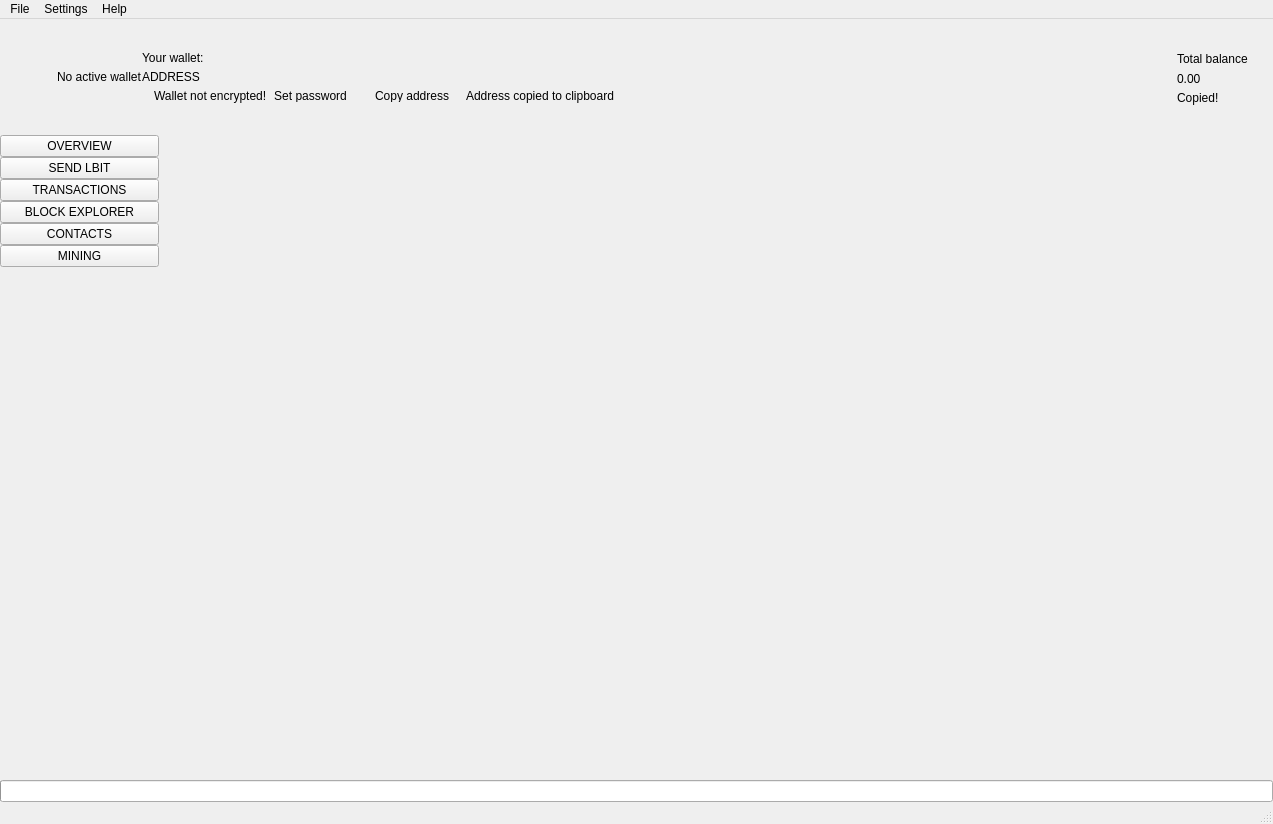
 <widget class="QMainWindow" name="MainWindow">
  <property name="geometry">
   <rect>
    <x>0</x>
    <y>0</y>
    <width>1273</width>
    <height>824</height>
   </rect>
  </property>
  <property name="sizePolicy">
   <sizepolicy hsizetype="Preferred" vsizetype="Preferred">
    <horstretch>0</horstretch>
    <verstretch>0</verstretch>
   </sizepolicy>
  </property>
  <property name="minimumSize">
   <size>
    <width>1260</width>
    <height>600</height>
   </size>
  </property>
  <property name="maximumSize">
   <size>
    <width>16777215</width>
    <height>16777215</height>
   </size>
  </property>
  <property name="windowTitle">
   <string>MainWindow</string>
  </property>
  <property name="windowIcon">
   <iconset>
    <normaloff>:/images/lithiumbit</normaloff>:/images/lithiumbit</iconset>
  </property>
  <widget class="QWidget" name="centralwidget">
   <layout class="QVBoxLayout" name="verticalLayout_2">
    <property name="spacing">
     <number>0</number>
    </property>
    <property name="leftMargin">
     <number>0</number>
    </property>
    <property name="topMargin">
     <number>0</number>
    </property>
    <property name="rightMargin">
     <number>0</number>
    </property>
    <property name="bottomMargin">
     <number>0</number>
    </property>
    <item>
     <widget class="QFrame" name="m_headerFrame">
      <property name="minimumSize">
       <size>
        <width>0</width>
        <height>116</height>
       </size>
      </property>
      <property name="maximumSize">
       <size>
        <width>16777215</width>
        <height>116</height>
       </size>
      </property>
      <property name="frameShape">
       <enum>QFrame::NoFrame</enum>
      </property>
      <property name="frameShadow">
       <enum>QFrame::Raised</enum>
      </property>
      <layout class="QHBoxLayout" name="horizontalLayout_3">
       <property name="spacing">
        <number>0</number>
       </property>
       <property name="leftMargin">
        <number>0</number>
       </property>
       <property name="topMargin">
        <number>0</number>
       </property>
       <property name="rightMargin">
        <number>25</number>
       </property>
       <property name="bottomMargin">
        <number>0</number>
       </property>
       <item>
        <spacer name="horizontalSpacer_2">
         <property name="orientation">
          <enum>Qt::Horizontal</enum>
         </property>
         <property name="sizeType">
          <enum>QSizePolicy::Fixed</enum>
         </property>
         <property name="sizeHint" stdset="0">
          <size>
           <width>30</width>
           <height>20</height>
          </size>
         </property>
        </spacer>
       </item>
       <item>
        <widget class="QLabel" name="m_logoLabel">
         <property name="text">
          <string/>
         </property>
        </widget>
       </item>
       <item>
        <spacer name="horizontalSpacer_5">
         <property name="orientation">
          <enum>Qt::Horizontal</enum>
         </property>
         <property name="sizeType">
          <enum>QSizePolicy::Fixed</enum>
         </property>
         <property name="sizeHint" stdset="0">
          <size>
           <width>20</width>
           <height>20</height>
          </size>
         </property>
        </spacer>
       </item>
       <item>
        <widget class="WalletGui::WalletSmallGrayTextLabel" name="m_noWalletLabel">
         <property name="text">
          <string>No active wallet</string>
         </property>
        </widget>
       </item>
       <item>
        <widget class="QFrame" name="m_walletFrame">
         <property name="frameShape">
          <enum>QFrame::NoFrame</enum>
         </property>
         <property name="frameShadow">
          <enum>QFrame::Raised</enum>
         </property>
         <layout class="QVBoxLayout" name="verticalLayout_3">
          <property name="spacing">
           <number>5</number>
          </property>
          <property name="leftMargin">
           <number>0</number>
          </property>
          <property name="topMargin">
           <number>0</number>
          </property>
          <property name="rightMargin">
           <number>0</number>
          </property>
          <property name="bottomMargin">
           <number>0</number>
          </property>
          <item>
           <spacer name="verticalSpacer_3">
            <property name="orientation">
             <enum>Qt::Vertical</enum>
            </property>
            <property name="sizeType">
             <enum>QSizePolicy::Minimum</enum>
            </property>
            <property name="sizeHint" stdset="0">
             <size>
              <width>20</width>
              <height>40</height>
             </size>
            </property>
           </spacer>
          </item>
          <item>
           <widget class="WalletGui::WalletSmallGrayTextLabel" name="m_walletLabel">
            <property name="text">
             <string>Your wallet:</string>
            </property>
            <property name="indent">
             <number>0</number>
            </property>
           </widget>
          </item>
          <item>
           <widget class="QLabel" name="m_addressLabel">
            <property name="sizePolicy">
             <sizepolicy hsizetype="Preferred" vsizetype="Preferred">
              <horstretch>0</horstretch>
              <verstretch>0</verstretch>
             </sizepolicy>
            </property>
            <property name="cursor">
             <cursorShape>PointingHandCursor</cursorShape>
            </property>
            <property name="toolTip">
             <string>Click to copy</string>
            </property>
            <property name="text">
             <string>ADDRESS</string>
            </property>
            <property name="indent">
             <number>0</number>
            </property>
           </widget>
          </item>
          <item>
           <layout class="QHBoxLayout" name="horizontalLayout_2">
            <property name="spacing">
             <number>0</number>
            </property>
            <item alignment="Qt::AlignTop">
             <widget class="QFrame" name="m_notEncryptedFrame">
              <property name="frameShape">
               <enum>QFrame::NoFrame</enum>
              </property>
              <property name="frameShadow">
               <enum>QFrame::Raised</enum>
              </property>
              <layout class="QHBoxLayout" name="horizontalLayout_4">
               <property name="spacing">
                <number>0</number>
               </property>
               <property name="leftMargin">
                <number>0</number>
               </property>
               <property name="topMargin">
                <number>0</number>
               </property>
               <property name="rightMargin">
                <number>0</number>
               </property>
               <property name="bottomMargin">
                <number>0</number>
               </property>
               <item alignment="Qt::AlignVCenter">
                <widget class="QLabel" name="m_notEncryptedIconLabel">
                 <property name="text">
                  <string/>
                 </property>
                 <property name="pixmap">
                  <pixmap resource="../../resources.qrc">:/icons/lock_open_gray</pixmap>
                 </property>
                 <property name="alignment">
                  <set>Qt::AlignLeading|Qt::AlignLeft|Qt::AlignVCenter</set>
                 </property>
                </widget>
               </item>
               <item>
                <spacer name="horizontalSpacer_11">
                 <property name="orientation">
                  <enum>Qt::Horizontal</enum>
                 </property>
                 <property name="sizeType">
                  <enum>QSizePolicy::Fixed</enum>
                 </property>
                 <property name="sizeHint" stdset="0">
                  <size>
                   <width>5</width>
                   <height>3</height>
                  </size>
                 </property>
                </spacer>
               </item>
               <item alignment="Qt::AlignVCenter">
                <widget class="WalletGui::WalletTinyGrayTextLabel" name="m_notEncryptedTextLabel">
                 <property name="text">
                  <string>Wallet not encrypted!</string>
                 </property>
                 <property name="alignment">
                  <set>Qt::AlignLeading|Qt::AlignLeft|Qt::AlignVCenter</set>
                 </property>
                </widget>
               </item>
               <item>
                <spacer name="horizontalSpacer_9">
                 <property name="orientation">
                  <enum>Qt::Horizontal</enum>
                 </property>
                 <property name="sizeType">
                  <enum>QSizePolicy::Fixed</enum>
                 </property>
                 <property name="sizeHint" stdset="0">
                  <size>
                   <width>3</width>
                   <height>3</height>
                  </size>
                 </property>
                </spacer>
               </item>
               <item alignment="Qt::AlignVCenter">
                <widget class="WalletGui::WalletTinyLinkLikeButton" name="m_encryptButton">
                 <property name="sizePolicy">
                  <sizepolicy hsizetype="Minimum" vsizetype="Minimum">
                   <horstretch>0</horstretch>
                   <verstretch>0</verstretch>
                  </sizepolicy>
                 </property>
                 <property name="minimumSize">
                  <size>
                   <width>0</width>
                   <height>3</height>
                  </size>
                 </property>
                 <property name="cursor">
                  <cursorShape>PointingHandCursor</cursorShape>
                 </property>
                 <property name="text">
                  <string>Set password</string>
                 </property>
                 <property name="flat">
                  <bool>true</bool>
                 </property>
                </widget>
               </item>
               <item>
                <spacer name="horizontalSpacer_10">
                 <property name="orientation">
                  <enum>Qt::Horizontal</enum>
                 </property>
                 <property name="sizeType">
                  <enum>QSizePolicy::Fixed</enum>
                 </property>
                 <property name="sizeHint" stdset="0">
                  <size>
                   <width>20</width>
                   <height>3</height>
                  </size>
                 </property>
                </spacer>
               </item>
              </layout>
             </widget>
            </item>
            <item alignment="Qt::AlignVCenter">
             <widget class="WalletGui::WalletTinyLinkLikeButton" name="m_copyAddressButton">
              <property name="sizePolicy">
               <sizepolicy hsizetype="Minimum" vsizetype="Minimum">
                <horstretch>0</horstretch>
                <verstretch>0</verstretch>
               </sizepolicy>
              </property>
              <property name="minimumSize">
               <size>
                <width>0</width>
                <height>3</height>
               </size>
              </property>
              <property name="cursor">
               <cursorShape>PointingHandCursor</cursorShape>
              </property>
              <property name="focusPolicy">
               <enum>Qt::NoFocus</enum>
              </property>
              <property name="autoFillBackground">
               <bool>true</bool>
              </property>
              <property name="text">
               <string>Copy address</string>
              </property>
              <property name="flat">
               <bool>true</bool>
              </property>
             </widget>
            </item>
            <item>
             <spacer name="horizontalSpacer_7">
              <property name="orientation">
               <enum>Qt::Horizontal</enum>
              </property>
              <property name="sizeType">
               <enum>QSizePolicy::Fixed</enum>
              </property>
              <property name="sizeHint" stdset="0">
               <size>
                <width>13</width>
                <height>3</height>
               </size>
              </property>
             </spacer>
            </item>
            <item alignment="Qt::AlignVCenter">
             <widget class="WalletGui::CopyMagicLabel" name="m_copyAddressLabel">
              <property name="text">
               <string>Address copied to clipboard</string>
              </property>
              <property name="alignment">
               <set>Qt::AlignLeading|Qt::AlignLeft|Qt::AlignVCenter</set>
              </property>
             </widget>
            </item>
            <item>
             <spacer name="horizontalSpacer">
              <property name="orientation">
               <enum>Qt::Horizontal</enum>
              </property>
              <property name="sizeHint" stdset="0">
               <size>
                <width>40</width>
                <height>3</height>
               </size>
              </property>
             </spacer>
            </item>
           </layout>
          </item>
          <item>
           <spacer name="verticalSpacer_2">
            <property name="orientation">
             <enum>Qt::Vertical</enum>
            </property>
            <property name="sizeType">
             <enum>QSizePolicy::Minimum</enum>
            </property>
            <property name="sizeHint" stdset="0">
             <size>
              <width>20</width>
              <height>40</height>
             </size>
            </property>
           </spacer>
          </item>
         </layout>
        </widget>
       </item>
       <item>
        <spacer name="horizontalSpacer_3">
         <property name="orientation">
          <enum>Qt::Horizontal</enum>
         </property>
         <property name="sizeType">
          <enum>QSizePolicy::Expanding</enum>
         </property>
         <property name="sizeHint" stdset="0">
          <size>
           <width>34</width>
           <height>20</height>
          </size>
         </property>
        </spacer>
       </item>
       <item>
        <spacer name="horizontalSpacer_8">
         <property name="orientation">
          <enum>Qt::Horizontal</enum>
         </property>
         <property name="sizeType">
          <enum>QSizePolicy::Fixed</enum>
         </property>
         <property name="sizeHint" stdset="0">
          <size>
           <width>34</width>
           <height>20</height>
          </size>
         </property>
        </spacer>
       </item>
       <item alignment="Qt::AlignRight|Qt::AlignVCenter">
        <widget class="QFrame" name="m_balanceFrame">
         <layout class="QGridLayout" name="gridLayout">
          <property name="leftMargin">
           <number>0</number>
          </property>
          <property name="topMargin">
           <number>30</number>
          </property>
          <property name="rightMargin">
           <number>0</number>
          </property>
          <property name="bottomMargin">
           <number>0</number>
          </property>
          <property name="verticalSpacing">
           <number>3</number>
          </property>
          <item row="0" column="2">
           <layout class="QVBoxLayout" name="verticalLayout_4">
            <item>
             <widget class="QLabel" name="m_balanceTextLabel">
              <property name="text">
               <string>Total balance</string>
              </property>
             </widget>
            </item>
            <item>
             <widget class="QLabel" name="m_balanceLabel">
              <property name="cursor">
               <cursorShape>PointingHandCursor</cursorShape>
              </property>
              <property name="toolTip">
               <string>Click to copy</string>
              </property>
              <property name="text">
               <string>0.00</string>
              </property>
             </widget>
            </item>
           </layout>
          </item>
          <item row="1" column="2">
           <widget class="WalletGui::CopyMagicLabel" name="m_balanceCopyLabel">
            <property name="text">
             <string>Copied!</string>
            </property>
           </widget>
          </item>
          <item row="0" column="1">
           <spacer name="horizontalSpacer_6">
            <property name="orientation">
             <enum>Qt::Horizontal</enum>
            </property>
            <property name="sizeType">
             <enum>QSizePolicy::Fixed</enum>
            </property>
            <property name="sizeHint" stdset="0">
             <size>
              <width>2</width>
              <height>39</height>
             </size>
            </property>
           </spacer>
          </item>
          <item row="2" column="2">
           <spacer name="verticalSpacer_5">
            <property name="orientation">
             <enum>Qt::Vertical</enum>
            </property>
            <property name="sizeType">
             <enum>QSizePolicy::Expanding</enum>
            </property>
            <property name="sizeHint" stdset="0">
             <size>
              <width>20</width>
              <height>50</height>
             </size>
            </property>
           </spacer>
          </item>
          <item row="0" column="0">
           <widget class="QLabel" name="m_balanceIconLabel">
            <property name="text">
             <string/>
            </property>
            <property name="pixmap">
             <pixmap resource="../../resources.qrc">:/icons/total_balance</pixmap>
            </property>
           </widget>
          </item>
         </layout>
        </widget>
       </item>
      </layout>
     </widget>
    </item>
    <item>
     <layout class="QHBoxLayout" name="horizontalLayout" stretch="0,0,0,0,0,0,0,0">
      <property name="spacing">
       <number>0</number>
      </property>
      <item>
       <widget class="QFrame" name="m_toolFrame">
        <property name="frameShape">
         <enum>QFrame::NoFrame</enum>
        </property>
        <property name="frameShadow">
         <enum>QFrame::Plain</enum>
        </property>
        <property name="lineWidth">
         <number>0</number>
        </property>
        <layout class="QVBoxLayout" name="verticalLayout">
         <property name="spacing">
          <number>0</number>
         </property>
         <property name="leftMargin">
          <number>0</number>
         </property>
         <property name="topMargin">
          <number>0</number>
         </property>
         <property name="rightMargin">
          <number>0</number>
         </property>
         <property name="bottomMargin">
          <number>0</number>
         </property>
         <item>
          <widget class="QPushButton" name="m_overviewButton">
           <property name="sizePolicy">
            <sizepolicy hsizetype="Minimum" vsizetype="Fixed">
             <horstretch>0</horstretch>
             <verstretch>0</verstretch>
            </sizepolicy>
           </property>
           <property name="focusPolicy">
            <enum>Qt::NoFocus</enum>
           </property>
           <property name="text">
            <string>OVERVIEW</string>
           </property>
           <property name="checkable">
            <bool>true</bool>
           </property>
           <attribute name="buttonGroup">
            <string notr="true">m_toolButtonGroup</string>
           </attribute>
          </widget>
         </item>
         <item>
          <widget class="QPushButton" name="m_sendButton">
           <property name="sizePolicy">
            <sizepolicy hsizetype="Minimum" vsizetype="Fixed">
             <horstretch>0</horstretch>
             <verstretch>0</verstretch>
            </sizepolicy>
           </property>
           <property name="focusPolicy">
            <enum>Qt::NoFocus</enum>
           </property>
           <property name="text">
            <string>SEND LBIT</string>
           </property>
           <property name="checkable">
            <bool>true</bool>
           </property>
           <attribute name="buttonGroup">
            <string notr="true">m_toolButtonGroup</string>
           </attribute>
          </widget>
         </item>
         <item>
          <widget class="QPushButton" name="m_transactionsButton">
           <property name="sizePolicy">
            <sizepolicy hsizetype="Minimum" vsizetype="Fixed">
             <horstretch>0</horstretch>
             <verstretch>0</verstretch>
            </sizepolicy>
           </property>
           <property name="focusPolicy">
            <enum>Qt::NoFocus</enum>
           </property>
           <property name="text">
            <string>TRANSACTIONS</string>
           </property>
           <property name="checkable">
            <bool>true</bool>
           </property>
           <attribute name="buttonGroup">
            <string notr="true">m_toolButtonGroup</string>
           </attribute>
          </widget>
         </item>
         <item>
          <widget class="QPushButton" name="m_blockExplorerButton">
           <property name="focusPolicy">
            <enum>Qt::NoFocus</enum>
           </property>
           <property name="text">
            <string>BLOCK EXPLORER</string>
           </property>
           <property name="checkable">
            <bool>true</bool>
           </property>
           <attribute name="buttonGroup">
            <string notr="true">m_toolButtonGroup</string>
           </attribute>
          </widget>
         </item>
         <item>
          <widget class="QPushButton" name="m_addressBookButton">
           <property name="sizePolicy">
            <sizepolicy hsizetype="Minimum" vsizetype="Fixed">
             <horstretch>0</horstretch>
             <verstretch>0</verstretch>
            </sizepolicy>
           </property>
           <property name="focusPolicy">
            <enum>Qt::NoFocus</enum>
           </property>
           <property name="text">
            <string>CONTACTS</string>
           </property>
           <property name="checkable">
            <bool>true</bool>
           </property>
           <attribute name="buttonGroup">
            <string notr="true">m_toolButtonGroup</string>
           </attribute>
          </widget>
         </item>
         <item>
          <widget class="QPushButton" name="m_miningButton">
           <property name="focusPolicy">
            <enum>Qt::NoFocus</enum>
           </property>
           <property name="text">
            <string>MINING</string>
           </property>
           <property name="checkable">
            <bool>true</bool>
           </property>
           <attribute name="buttonGroup">
            <string notr="true">m_toolButtonGroup</string>
           </attribute>
          </widget>
         </item>
         <item>
          <spacer name="verticalSpacer">
           <property name="orientation">
            <enum>Qt::Vertical</enum>
           </property>
           <property name="sizeHint" stdset="0">
            <size>
             <width>20</width>
             <height>40</height>
            </size>
           </property>
          </spacer>
         </item>
        </layout>
       </widget>
      </item>
      <item>
       <widget class="WalletGui::OverviewFrame" name="m_overviewFrame">
        <property name="frameShape">
         <enum>QFrame::NoFrame</enum>
        </property>
        <property name="frameShadow">
         <enum>QFrame::Raised</enum>
        </property>
       </widget>
      </item>
      <item>
       <widget class="WalletGui::SendFrame" name="m_sendFrame">
        <property name="frameShape">
         <enum>QFrame::NoFrame</enum>
        </property>
        <property name="frameShadow">
         <enum>QFrame::Raised</enum>
        </property>
       </widget>
      </item>
      <item>
       <widget class="WalletGui::TransactionsFrame" name="m_transactionsFrame">
        <property name="frameShape">
         <enum>QFrame::NoFrame</enum>
        </property>
        <property name="frameShadow">
         <enum>QFrame::Raised</enum>
        </property>
       </widget>
      </item>
      <item>
       <widget class="WalletGui::AddressBookFrame" name="m_addressBookFrame">
        <property name="frameShape">
         <enum>QFrame::NoFrame</enum>
        </property>
        <property name="frameShadow">
         <enum>QFrame::Raised</enum>
        </property>
       </widget>
      </item>
      <item>
       <widget class="WalletGui::NoWalletFrame" name="m_noWalletFrame">
        <property name="frameShape">
         <enum>QFrame::NoFrame</enum>
        </property>
        <property name="frameShadow">
         <enum>QFrame::Raised</enum>
        </property>
       </widget>
      </item>
      <item>
       <widget class="WalletGui::BlockExplorerFrame" name="m_blockExplorerFrame">
        <property name="frameShape">
         <enum>QFrame::NoFrame</enum>
        </property>
        <property name="frameShadow">
         <enum>QFrame::Raised</enum>
        </property>
       </widget>
      </item>
      <item>
       <widget class="WalletGui::MiningFrame" name="m_miningFrame">
        <property name="frameShape">
         <enum>QFrame::NoFrame</enum>
        </property>
        <property name="frameShadow">
         <enum>QFrame::Raised</enum>
        </property>
       </widget>
      </item>
     </layout>
    </item>
    <item>
     <widget class="QProgressBar" name="m_syncProgress">
      <property name="maximum">
       <number>100</number>
      </property>
      <property name="value">
       <number>0</number>
      </property>
      <property name="textVisible">
       <bool>false</bool>
      </property>
     </widget>
    </item>
   </layout>
  </widget>
  <widget class="QMenuBar" name="menubar">
   <property name="geometry">
    <rect>
     <x>0</x>
     <y>0</y>
     <width>1273</width>
     <height>21</height>
    </rect>
   </property>
   <widget class="QMenu" name="menuFile">
    <property name="title">
     <string>File</string>
    </property>
    <addaction name="m_createWalletAction"/>
    <addaction name="m_openWalletAction"/>
    <addaction name="m_recentWalletsAction"/>
    <addaction name="m_backupWalletAction"/>
    <addaction name="m_saveKeysAction"/>
    <addaction name="m_resetAction"/>
    <addaction name="m_importKeyAction"/>
    <addaction name="m_exportKeyAction"/>
    <addaction name="m_exportTrackingKeyAction"/>
    <addaction name="m_exitAction"/>
   </widget>
   <widget class="QMenu" name="menuSettings">
    <property name="title">
     <string>Settings</string>
    </property>
    <widget class="QMenu" name="menuThemes">
     <property name="title">
      <string>Themes</string>
     </property>
    </widget>
    <addaction name="m_encryptWalletAction"/>
    <addaction name="m_changePasswordAction"/>
    <addaction name="m_removePendingTxAction"/>
    <addaction name="separator"/>
    <addaction name="m_autostartAction"/>
    <addaction name="m_minimizeToTrayAction"/>
    <addaction name="m_closeToTrayAction"/>
    <addaction name="separator"/>
    <addaction name="m_preferencesAction"/>
    <addaction name="menuThemes"/>
   </widget>
   <widget class="QMenu" name="menuHelp">
    <property name="title">
     <string>Help</string>
    </property>
    <addaction name="m_communityForumAction"/>
    <addaction name="m_reportIssueAction"/>
    <addaction name="m_aboutLithiumBitAction"/>
    <addaction name="m_aboutQtAction"/>
   </widget>
   <addaction name="menuFile"/>
   <addaction name="menuSettings"/>
   <addaction name="menuHelp"/>
  </widget>
  <widget class="WalletGui::WalletStatusBar" name="statusBar"/>
  <action name="m_exitAction">
   <property name="checkable">
    <bool>false</bool>
   </property>
   <property name="enabled">
    <bool>true</bool>
   </property>
   <property name="text">
    <string>Exit</string>
   </property>
   <property name="shortcut">
    <string>Ctrl+Q</string>
   </property>
  </action>
  <action name="m_createWalletAction">
   <property name="enabled">
    <bool>true</bool>
   </property>
   <property name="text">
    <string>Create wallet</string>
   </property>
  </action>
  <action name="m_openWalletAction">
   <property name="enabled">
    <bool>true</bool>
   </property>
   <property name="text">
    <string>Open wallet</string>
   </property>
  </action>
  <action name="m_encryptWalletAction">
   <property name="enabled">
    <bool>true</bool>
   </property>
   <property name="text">
    <string>Encrypt wallet</string>
   </property>
  </action>
  <action name="m_changePasswordAction">
   <property name="enabled">
    <bool>true</bool>
   </property>
   <property name="text">
    <string>Change password</string>
   </property>
   <property name="toolTip">
    <string>Change password</string>
   </property>
  </action>
  <action name="m_aboutLithiumBitAction">
   <property name="enabled">
    <bool>true</bool>
   </property>
   <property name="text">
    <string>About LithiumBit</string>
   </property>
  </action>
  <action name="m_aboutQtAction">
   <property name="enabled">
    <bool>true</bool>
   </property>
   <property name="text">
    <string>About Qt</string>
   </property>
  </action>
  <action name="m_backupWalletAction">
   <property name="enabled">
    <bool>true</bool>
   </property>
   <property name="text">
    <string>Backup wallet</string>
   </property>
  </action>
  <action name="m_autostartAction">
   <property name="checkable">
    <bool>true</bool>
   </property>
   <property name="text">
    <string>Start on system login</string>
   </property>
  </action>
  <action name="m_minimizeToTrayAction">
   <property name="checkable">
    <bool>true</bool>
   </property>
   <property name="text">
    <string>Minimize to tray</string>
   </property>
  </action>
  <action name="m_closeToTrayAction">
   <property name="checkable">
    <bool>true</bool>
   </property>
   <property name="text">
    <string>Close to tray</string>
   </property>
  </action>
  <action name="m_preferencesAction">
   <property name="text">
    <string>Preferences</string>
   </property>
  </action>
  <action name="m_recentWalletsAction">
   <property name="text">
    <string>Recent wallets</string>
   </property>
  </action>
  <action name="m_exportTrackingKeyAction">
   <property name="text">
    <string>Export tracking key</string>
   </property>
   <property name="toolTip">
    <string>Export tracking key</string>
   </property>
  </action>
  <action name="m_importKeyAction">
   <property name="text">
    <string>Import key</string>
   </property>
   <property name="toolTip">
    <string>Import key</string>
   </property>
  </action>
  <action name="m_communityForumAction">
   <property name="text">
    <string>Join us on Slack</string>
   </property>
  </action>
  <action name="m_reportIssueAction">
   <property name="text">
    <string>Report an issue</string>
   </property>
  </action>
  <action name="m_resetAction">
   <property name="text">
    <string>Reset wallet</string>
   </property>
  </action>
  <action name="m_saveKeysAction">
   <property name="text">
    <string>Save wallet keys</string>
   </property>
  </action>
  <action name="m_exportKeyAction">
   <property name="text">
    <string>Export key</string>
   </property>
   <property name="toolTip">
    <string>Export key</string>
   </property>
  </action>
  <action name="m_removePendingTxAction">
   <property name="checkable">
    <bool>false</bool>
   </property>
   <property name="text">
    <string>Remove pending TXs</string>
   </property>
  </action>
 </widget>
